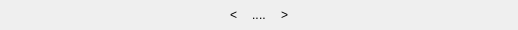
<?xml version="1.0" encoding="UTF-8"?>
<ui version="4.0">
 <class>SimplePageNavigator</class>
 <widget class="QWidget" name="SimplePageNavigator">
  <property name="geometry">
   <rect>
    <x>0</x>
    <y>0</y>
    <width>518</width>
    <height>30</height>
   </rect>
  </property>
  <property name="windowTitle">
   <string>Form</string>
  </property>
  <property name="styleSheet">
   <string notr="true"/>
  </property>
  <layout class="QHBoxLayout" name="horizontalLayout">
   <property name="spacing">
    <number>0</number>
   </property>
   <property name="leftMargin">
    <number>0</number>
   </property>
   <property name="topMargin">
    <number>0</number>
   </property>
   <property name="rightMargin">
    <number>0</number>
   </property>
   <property name="bottomMargin">
    <number>0</number>
   </property>
   <item>
    <spacer name="horizontalSpacer_2">
     <property name="orientation">
      <enum>Qt::Horizontal</enum>
     </property>
     <property name="sizeHint" stdset="0">
      <size>
       <width>40</width>
       <height>20</height>
      </size>
     </property>
    </spacer>
   </item>
   <item>
    <widget class="QLabel" name="previousPageLabel">
     <property name="toolTip">
      <string>上一页</string>
     </property>
     <property name="styleSheet">
      <string notr="true"/>
     </property>
     <property name="text">
      <string>&lt;</string>
     </property>
    </widget>
   </item>
   <item>
    <widget class="QWidget" name="previousSeparate" native="true">
     <property name="minimumSize">
      <size>
       <width>15</width>
       <height>0</height>
      </size>
     </property>
     <property name="baseSize">
      <size>
       <width>15</width>
       <height>0</height>
      </size>
     </property>
    </widget>
   </item>
   <item>
    <widget class="QWidget" name="leftPagesWidget" native="true"/>
   </item>
   <item>
    <widget class="QLabel" name="leftSeparateLabel">
     <property name="toolTip">
      <string/>
     </property>
     <property name="text">
      <string>..</string>
     </property>
    </widget>
   </item>
   <item>
    <widget class="QWidget" name="centerPagesWidget" native="true"/>
   </item>
   <item>
    <widget class="QLabel" name="rightSeparateLabel">
     <property name="toolTip">
      <string/>
     </property>
     <property name="text">
      <string>..</string>
     </property>
    </widget>
   </item>
   <item>
    <widget class="QWidget" name="rightPagesWidget" native="true"/>
   </item>
   <item>
    <widget class="QWidget" name="nextSeparate" native="true">
     <property name="minimumSize">
      <size>
       <width>15</width>
       <height>0</height>
      </size>
     </property>
     <property name="baseSize">
      <size>
       <width>15</width>
       <height>0</height>
      </size>
     </property>
    </widget>
   </item>
   <item>
    <widget class="QLabel" name="nextPageLabel">
     <property name="toolTip">
      <string>下一页</string>
     </property>
     <property name="text">
      <string>&gt;</string>
     </property>
    </widget>
   </item>
   <item>
    <spacer name="horizontalSpacer">
     <property name="orientation">
      <enum>Qt::Horizontal</enum>
     </property>
     <property name="sizeHint" stdset="0">
      <size>
       <width>45</width>
       <height>20</height>
      </size>
     </property>
    </spacer>
   </item>
  </layout>
 </widget>
 <resources/>
 <connections/>
</ui>
